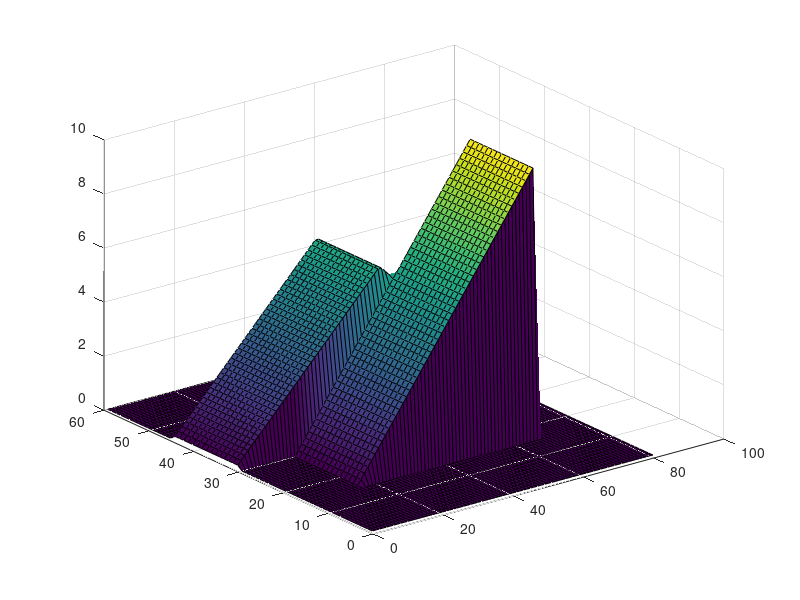

This figure's MATLAB source: (Note: this script raises an error after producing the figure.)
% Function to make ramps test surface for shape from shapelet testing
%
% Usage:
%           function [z,s,t] = testp(noise)
%
% Arguments:
%              noise - An optional parameter specifying the standard
%                      deviation of Gaussian noise to add to the slant and tilt
%                      values. 
% Returns;
%              z     - A 2D array of surface height values which can be
%                      viewed using surf(z)
%              s,t   - Corresponding arrays of slant and tilt angles in
%                      radians for each point on the surface.

% Copyright (c) 2003-2005 Peter Kovesi
% School of Computer Science & Software Engineering
% The University of Western Australia
% http://www.csse.uwa.edu.au/
% 
% Permission is hereby granted, free of charge, to any person obtaining a copy
% of this software and associated documentation files (the "Software"), to deal
% in the Software without restriction, subject to the following conditions:
% 
% The above copyright notice and this permission notice shall be included in 
% all copies or substantial portions of the Software.
%
% The Software is provided "as is", without warranty of any kind.

% July      2003  - Original version
% August    2005  - Changes to accommodate Octave
% September 2008  - Needle plot reinstated for Octave
% January   2013  - Octave compatibility (random() is part of statistics package)

function [z,s,t] = testp(noise)

    if nargin == 0
        noise = 0;
    end
    
    p1 = [zeros(1,15) [0:.2:10] zeros(1,15)];
    p2 = zeros(1,length(p1));
    n = ceil(length(p1)/2);
    p3 = [1:n n:-1:1]/n*6;
    p3 = p3(1:length(p1));
    
    z = [ones(15,1)*p2
         ones(15,1)*p1
         ones(15,1)*p3
         ones(15,1)*p2];
    
    
    figure(1); clf;% surfl(z), shading interp; colormap(copper);
    surf(z);       % colormap(white);
    
    [dx, dy] = gradient(z);
    [s,t] = grad2slanttilt(dx,dy);
    
    [rows,cols] = size(s);

    if noise
        t = t + random('Normal',0,noise,rows,cols);  % add noise to tilt
        s = s + random('Normal',0,noise,rows,cols);  % ... and slant
        % constrain noisy slant values to 0-pi
        s = max(s, 0);
        s = min(s, pi/2-0.05);  % -0.05 to avoid infinite gradient
    end
    
    figure(2),needleplotst(s,t,5,2), axis('off')

